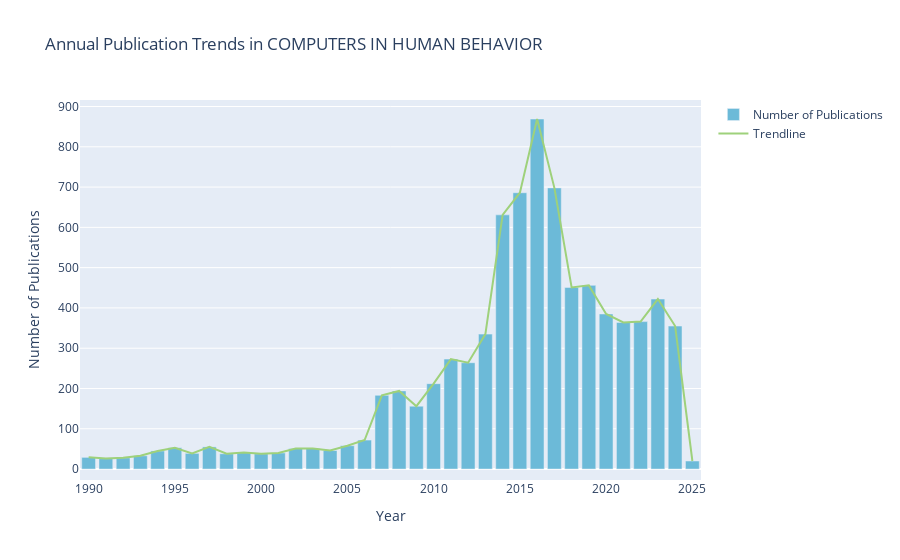

The notebook cell this image was saved under:
### Code cell
#CHB trends
yearly_pub_chb = merged_df[merged_df['Source Title'] == 'COMPUTERS IN HUMAN BEHAVIOR'].groupby('Publication Year').size().reset_index(name = 'Number of Pubs')

fig2 = go.Figure()
fig2.add_trace(go.Bar(x=yearly_pub_chb['Publication Year'], y=yearly_pub_chb['Number of Pubs'], name='Number of Publications', marker_color='#6CBAD8'))


fig2.add_trace(go.Scatter(x=yearly_pub_chb['Publication Year'], y=yearly_pub_chb['Number of Pubs'],
                         mode='lines', line=dict(color='#9ED17B'), name='Trendline'))

fig2.update_layout(
    title='Annual Publication Trends in COMPUTERS IN HUMAN BEHAVIOR',
    xaxis_title='Year',
    yaxis_title='Number of Publications',
)

fig2.show()

### Figure 1 — Plotly figure (JSON) as saved in the notebook; plotly's stock layout.template omitted (floating-point values rounded to 4 significant figures)
{"data": [{"marker": {"color": "#6CBAD8"}, "name": "Number of Publications", "type": "bar", "x": [1990, 1991, 1992, 1993, 1994, 1995, 1996, 1997, 1998, 1999, 2000, 2001, 2002, 2003, 2004, 2005, 2006, 2007, 2008, 2009, 2010, 2011, 2012, 2013, 2014, 2015, 2016, 2017, 2018, 2019, 2020, 2021, 2022, 2023, 2024, 2025], "y": [29, 26, 28, 33, 45, 53, 39, 55, 38, 41, 38, 40, 51, 51, 46, 58, 72, 183, 194, 156, 212, 273, 264, 335, 631, 686, 869, 698, 451, 456, 385, 364, 366, 422, 355, 20]}, {"line": {"color": "#9ED17B"}, "mode": "lines", "name": "Trendline", "type": "scatter", "x": [1990, 1991, 1992, 1993, 1994, 1995, 1996, 1997, 1998, 1999, 2000, 2001, 2002, 2003, 2004, 2005, 2006, 2007, 2008, 2009, 2010, 2011, 2012, 2013, 2014, 2015, 2016, 2017, 2018, 2019, 2020, 2021, 2022, 2023, 2024, 2025], "y": [29, 26, 28, 33, 45, 53, 39, 55, 38, 41, 38, 40, 51, 51, 46, 58, 72, 183, 194, 156, 212, 273, 264, 335, 631, 686, 869, 698, 451, 456, 385, 364, 366, 422, 355, 20]}], "layout": {"title": {"text": "Annual Publication Trends in COMPUTERS IN HUMAN BEHAVIOR"}, "xaxis": {"title": {"text": "Year"}}, "yaxis": {"title": {"text": "Number of Publications"}}}}
